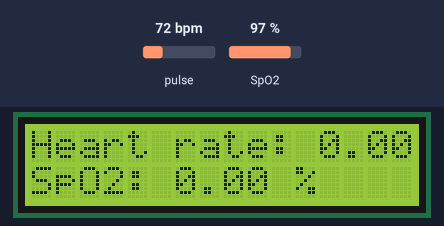
The sketch below on a simulated Arduino Uno, built with avr-gcc and run on an emulated ATmega328P. Shown: 16×2 character LCD. Inputs (shaded band) come from the test bench; at power-on: pulse 72 bpm, SpO2 97 %. What the sketch prints to the serial monitor is not drawn.

Above: at 1.6 s.
1.7 s: pulse set to 42 bpm
At 4.5 s:
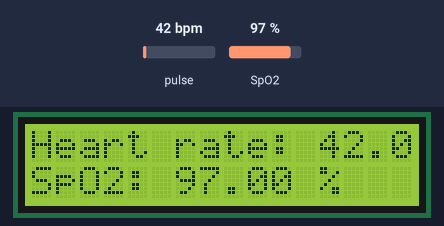
4.7 s: SpO2 set to 80 %
At 6.4 s:
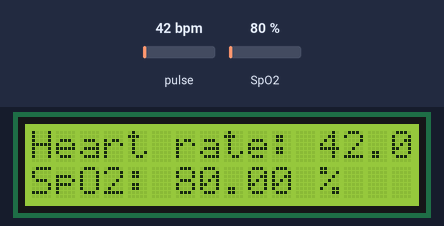
6.7 s: pulse set to 70 bpm
At 7.6 s:
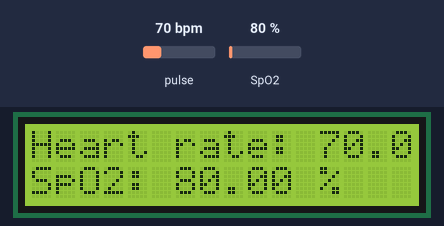
8.7 s: SpO2 set to 85 %
At 9.9 s:
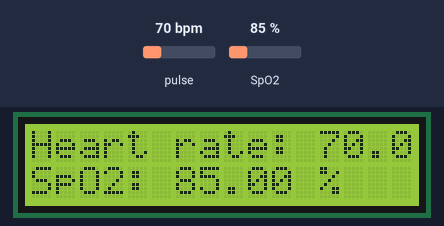
Timing chart, 0 to 11.7 s (numbered marks = the images above; inputs shaded):
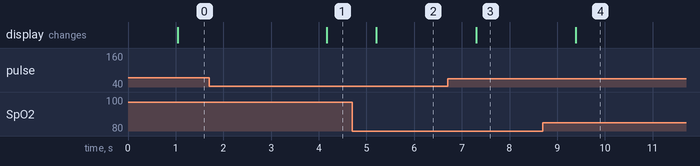

The sketch:

sender-1.ino
```cpp
#include <Wire.h>
#include <LiquidCrystal_I2C.h>
#include "MAX30100_PulseOximeter.h"

LiquidCrystal_I2C lcd(0x27, 16, 2); // Adjust LCD address and size as needed
PulseOximeter pox;

#define REPORTING_PERIOD_MS 1000
uint32_t tsLastReport = 0;

void onBeatDetected() {
  Serial.println("Beat!");
}

void setup() {
  Serial.begin(9600); // Initialize serial communication with ESP8266
  lcd.init();   // Initialize the LCD with column and row numbers
  lcd.backlight();
  lcd.setCursor(0, 0);
  lcd.print("Initializing...");

  // Initialize MAX30100
  if (!pox.begin()) {
    Serial.println("FAILED");
    lcd.setCursor(0, 1);
    lcd.print("MAX30100 not found");
    while (1);
  } else {
    Serial.println("SUCCESS");
    lcd.setCursor(0, 1);
    lcd.print("MAX30100 found");
  }

  pox.setOnBeatDetectedCallback(onBeatDetected);
}

void loop() {
  pox.update();

  if (millis() - tsLastReport > REPORTING_PERIOD_MS) {
    float heartRate = pox.getHeartRate();
    float spO2 = pox.getSpO2();

    lcd.setCursor(0, 0);
    lcd.print("Heart rate: ");
    lcd.print(heartRate);
    lcd.print(" bpm    "); // Ensure the previous text is cleared

    lcd.setCursor(0, 1);
    lcd.print("SpO2: ");
    lcd.print(spO2);
    lcd.print(" %     "); // Ensure the previous text is cleared

    // Send data to ESP8266
    String data = "Heart rate:" + String(heartRate) + ", SpO2:" + String(spO2);
    Serial.println(data);

    tsLastReport = millis();
  }
}
```

Measured:
- after the input at 1.7 s, the display: changes after 2.5 s (image 1)
- after the input at 4.7 s, the display: changes after 0.51 s (image 2)
- after the input at 6.7 s, the display: changes after 0.60 s (image 3)
- after the input at 8.7 s, the display: changes after 0.68 s (image 4)
